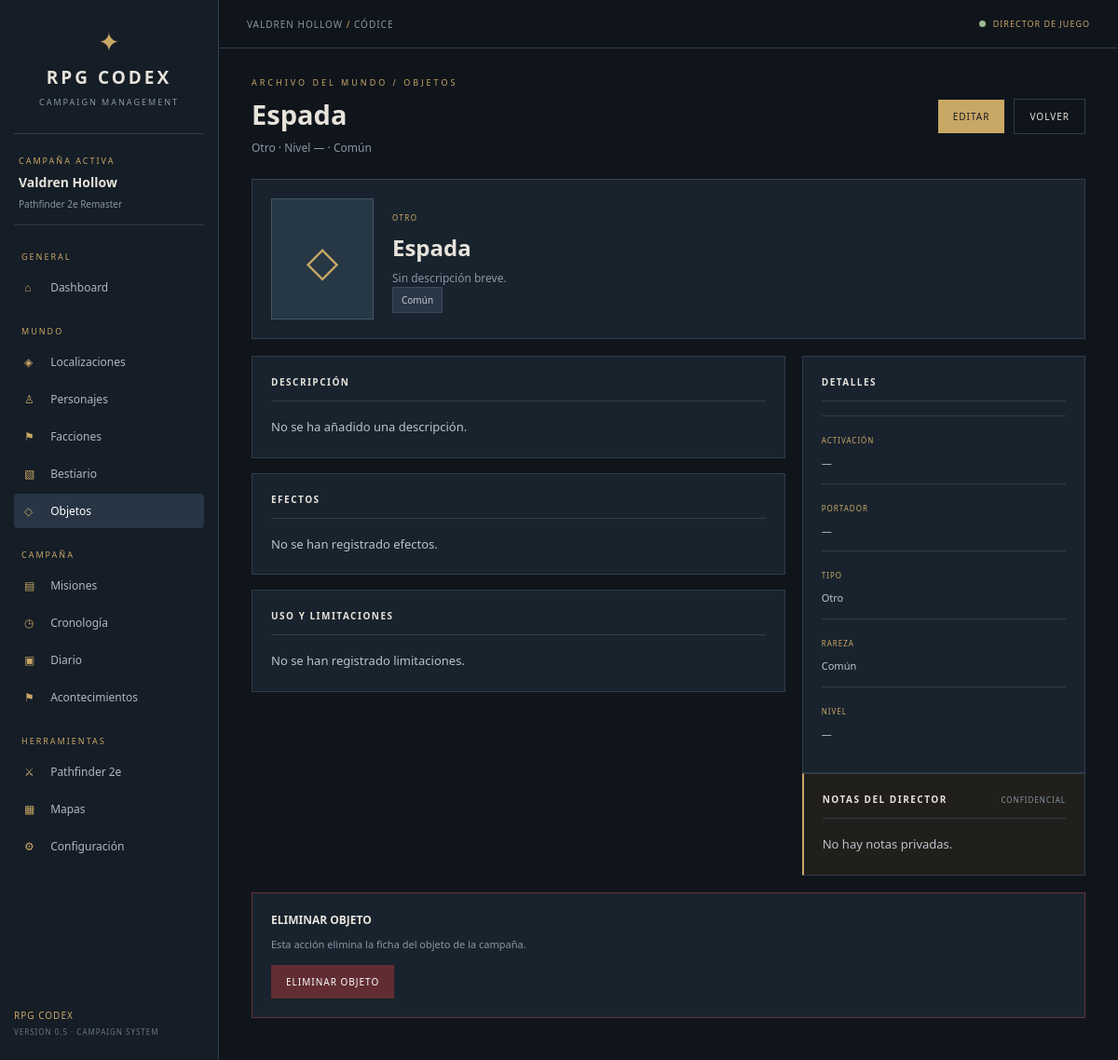
Page /items/1 on the committed database.
### tables this page shows
CREATE TABLE items (
                id INTEGER PRIMARY KEY AUTOINCREMENT,
                campaign_id INTEGER NOT NULL,
                location_id INTEGER,
                name TEXT NOT NULL,
                item_type TEXT NOT NULL DEFAULT 'Otro',
                rarity TEXT NOT NULL DEFAULT 'Común',
                level INTEGER,
                price TEXT DEFAULT '',
                bulk TEXT DEFAULT '',
                traits TEXT DEFAULT '',
                summary TEXT DEFAULT '',
                description TEXT DEFAULT '',
                activation TEXT DEFAULT '',
                effects TEXT DEFAULT '',
                usage TEXT DEFAULT '',
                owner TEXT DEFAULT '',
                image_url TEXT DEFAULT '',
                secret_notes TEXT DEFAULT '',
                created_at TIMESTAMP DEFAULT CURRENT_TIMESTAMP,
                updated_at TIMESTAMP DEFAULT CURRENT_TIMESTAMP,
                FOREIGN KEY (campaign_id) REFERENCES campaigns(id)
                    ON DELETE CASCADE,
                FOREIGN KEY (location_id) REFERENCES locations(id)
                    ON DELETE SET NULL
            );

### app.py (the view)
@app.route("/items/<int:item_id>")
def item_detail(item_id):
    campaign = get_campaign()
    item = get_item_or_404(item_id, campaign["id"])
    location = None
    if item["location_id"]:
        location = get_db().execute("SELECT id, name FROM locations WHERE id = ? AND campaign_id = ?", (item["location_id"], campaign["id"])).fetchone()
    return render_template("items/detail.html", item=item, location=location)

### app.py (called while the page is built)
def get_campaign():
    return get_db().execute("SELECT * FROM campaigns ORDER BY id LIMIT 1").fetchone()

def get_item_or_404(item_id, campaign_id):
    item = get_db().execute("SELECT * FROM items WHERE id = ? AND campaign_id = ?", (item_id, campaign_id)).fetchone()
    if item is None:
        abort(404)
    return item

### database.py (called while the page is built)
def get_db():
    if "db" not in g:
        DATABASE_DIR.mkdir(parents=True, exist_ok=True)
        g.db = sqlite3.connect(DATABASE_PATH)
        g.db.row_factory = sqlite3.Row
        g.db.execute("PRAGMA foreign_keys = ON")
    return g.db

### templates/items/detail.html (shortened to what this page needs)
{% extends "base.html" %}
{% block content %}
<div class="page-title-row"><div><div class="eyebrow">ARCHIVO DEL MUNDO / OBJETOS</div><h2>{{ item['name'] }}</h2><p>{{ item['item_type'] }} · Nivel {{ item['level'] if item['level'] is not none else '—' }} · {{ item['rarity'] }}</p></div><div class="detail-actions"><a href="{{ url_for('item_edit', item_id=item['id']) }}" class="primary-button">EDITAR</a><a href="{{ url_for('items') }}" class="secondary-button">VOLVER</a></div></div>
<section class="content-panel compendium-identity">{% if item['image_url'] %}<img class="compendium-image" src="{{ item['image_url'] }}" alt="{{ item['name'] }}">{% else %}<div class="compendium-emblem">◇</div>{% endif %}<div><span class="compendium-type">{{ item['item_type']|upper }}</span><h2>{{ item['name'] }}</h2><p>{{ item['summary'] or 'Sin descripción breve.' }}</p><div class="identity-tags"><span>{{ item['rarity'] }}</span></div></div></section>
<div class="compendium-detail-grid"><div class="compendium-main"><section class="content-panel"><div class="panel-heading"><h3>DESCRIPCIÓN</h3></div><div class="detail-text">{{ item['description'] or 'No se ha añadido una descripción.' }}</div></section><section class="content-panel"><div class="panel-heading"><h3>EFECTOS</h3></div><div class="detail-text">{{ item['effects'] or 'No se han registrado efectos.' }}</div></section><section class="content-panel"><div class="panel-heading"><h3>USO Y LIMITACIONES</h3></div><div class="detail-text">{{ item['usage'] or 'No se han registrado limitaciones.' }}</div></section></div><aside class="compendium-side"><section class="content-panel"><div class="panel-heading"><h3>DETALLES</h3></div><div class="detail-stat-block"><span>ACTIVACIÓN</span><p>{{ item['activation'] or '—' }}</p></div><div class="detail-stat-block"><span>PORTADOR</span><p>{{ item['owner'] or '—' }}</p></div><div class="detail-stat-block"><span>TIPO</span><p>{{ item['item_type'] }}</p></div><div class="detail-stat-block"><span>RAREZA</span><p>{{ item['rarity'] }}</p></div><div class="detail-stat-block"><span>NIVEL</span><p>{{ item['level'] if item['level'] is not none else '—' }}</p></div></section><section class="content-panel private-field"><div class="panel-heading"><h3>NOTAS DEL DIRECTOR</h3><span>CONFIDENCIAL</span></div><div class="detail-text">{{ item['secret_notes'] or 'No hay notas privadas.' }}</div></section></aside></div>
<section class="content-panel danger-zone"><h3>ELIMINAR OBJETO</h3><p>Esta acción elimina la ficha del objeto de la campaña.</p><form method="POST" action="{{ url_for('item_delete', item_id=item['id']) }}" onsubmit="return confirm('¿Seguro que quieres eliminar este objeto?');"><button class="danger-button" type="submit">ELIMINAR OBJETO</button></form></section>
{% endblock %}

### static/css/style.css (style rules this page uses)
:root { --background: #10151c; --sidebar: #151d27; --panel: #19232e; --panel-hover: #202e3b; --border: #303d4b; --gold: #c9a765; --gold-light: #e0c58e; --text: #e7e3da; --muted: #8996a2; --green: #9cba91; }
* { margin: 0; padding: 0; box-sizing: border-box; }
body { background: var(--background); color: var(--text); font-family: "Segoe UI", sans-serif; }
a { text-decoration: none; color: inherit; }
.eyebrow { color: var(--gold); font-size: 9px; letter-spacing: 3px; }
.primary-button, .secondary-button { padding: 10px 14px; font-size: 9px; letter-spacing: 1px; }
.primary-button { background: var(--gold); color: #151b21; }
.secondary-button { border: 1px solid #8996a2; color: white; }
.content-panel { background: var(--panel); border: 1px solid var(--border); padding: 20px; }
.panel-heading { display: flex; align-items: center; justify-content: space-between; gap: 10px; padding-bottom: 13px; border-bottom: 1px solid var(--border); margin-bottom: 15px; }
.panel-heading h3 { font-size: 10px; letter-spacing: 1.5px; }
.panel-heading span, .panel-heading a { color: var(--muted); font-size: 8px; letter-spacing: 1px; }
.page-title-row { display: flex; justify-content: space-between; align-items: center; gap: 20px; margin-bottom: 25px; }
.page-title-row h2 { font-size: 29px; margin: 8px 0; }
.page-title-row p { color: var(--muted); font-size: 12px; }
.primary-button, .secondary-button, .danger-button { display: inline-block; border: none; cursor: pointer; font-family: inherit; padding: 11px 16px; font-size: 10px; letter-spacing: 1px; }
.secondary-button { background: transparent; border: 1px solid var(--border); color: var(--text); }
.danger-button { background: #612d32; color: #fff; }
.private-field { border-left: 2px solid var(--gold); background: #211f1b; }
.form-actions, .detail-actions { display: flex; justify-content: flex-end; align-items: center; gap: 10px; }
.detail-text { color: #b9c3cc; font-size: 13px; line-height: 1.9; white-space: pre-wrap; overflow-wrap: anywhere; }
.danger-zone { border-color: #65353b; }
.danger-zone h3 { font-size: 12px; margin-bottom: 10px; }
.danger-zone p { color: var(--muted); font-size: 11px; margin-bottom: 15px; }
.identity-tags { display: flex; flex-wrap: wrap; gap: 7px; }
.identity-tags span { background: #293746; border: 1px solid #394b5c; padding: 6px 9px; color: #c5cbd1; font-size: 10px; }
.character-location span, .detail-stat-block span { color: var(--gold); font-size: 8px; letter-spacing: 1px; }
.detail-stat-block { padding: 12px 0; border-top: 1px solid var(--border); }
.detail-stat-block p { color: #bac4cd; font-size: 11px; line-height: 1.7; margin-top: 7px; white-space: pre-wrap; overflow-wrap: anywhere; }

### static/css/compendium.css (style rules this page uses)
.compendium-icon,.compendium-emblem { display:grid; place-items:center; flex-shrink:0; background:#263746; border:1px solid #445665; color:var(--gold); }
.compendium-type { color:var(--gold); font-size:8px; letter-spacing:1.4px; }
.compendium-identity { display:flex; gap:20px; align-items:center; margin-bottom:18px; }
.compendium-emblem,.compendium-image { width:110px; height:130px; flex-shrink:0; object-fit:cover; }
.compendium-emblem { font-size:45px; }
.compendium-identity h2 { margin:7px 0; font-size:24px; }
.compendium-identity p { color:var(--muted); font-size:12px; line-height:1.6; }
.compendium-detail-grid { display:grid; grid-template-columns:minmax(0,1.6fr) minmax(260px,.85fr); gap:18px; align-items:start; margin-bottom:18px; }
.compendium-main { display:flex; flex-direction:column; gap:16px; }

### rows in the picture
items: name "Espada", item_type "Otro", rarity "Común", item_type "OTRO", summary "Sin descripción breve.", description "No se ha añadido una descripción.", effects "No se han registrado efectos.", usage "No se han registrado limitaciones.", activation "—", owner "—", secret_notes "No hay notas privadas."

### other values in the picture
{{ item['level'] if item['level'] is not none else '—' }} "—"
